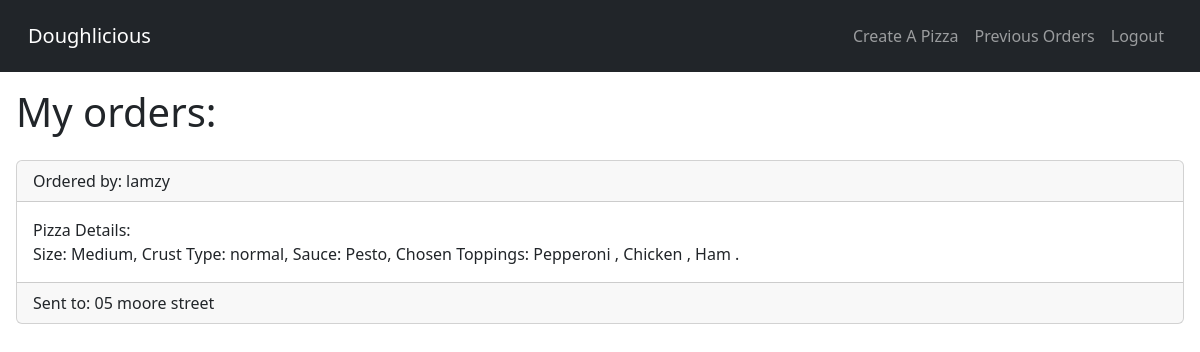
Page /previousOrders/ (signed in) on the committed database.
### DoughliciousApp/models.py (models this page shows, shortened)
class order(models.Model):
    user = models.ForeignKey("DoughliciousApp.User", on_delete=models.CASCADE)
    deliveryDetails =  models.ForeignKey("DoughliciousApp.deliveryDetails", on_delete=models.CASCADE)
    pizza = models.ForeignKey("DoughliciousApp.Pizza", on_delete=models.CASCADE)
    orderDate = models.DateField(auto_now_add=True)

class deliveryDetails(models.Model):
    detailsId = models.AutoField(primary_key=True)
    name = models.CharField(default=(""), max_length=50, validators=[validate_names])
    address = models.CharField(default=(""), max_length=100)
    cardNum = models.CharField( default = '', max_length=20, validators=[validate_cardNum])
    cvv = models.CharField(default='', max_length=3, validators=[validate_cvv])
    expDate = models.DateField(default=(""), auto_now=False, auto_now_add=False, validators=[validate_date_format])

class Pizza(models.Model):
   pizzaId =  models.AutoField(primary_key=True)
   CRUST_CHOICES = [
        ('thin', 'Thin Crust'),
        ('normal', 'Normal'),
        ('thick', 'Thick Crust'),
        ('stuffed', 'Stuffed Crust'),
        ('gluten free', 'Gluten Free'),]
   size =  models.ForeignKey("DoughliciousApp.Size", on_delete=models.CASCADE)
   sauce =  models.ForeignKey("DoughliciousApp.Sauce", on_delete=models.CASCADE)
   cheese =  models.ForeignKey("DoughliciousApp.Cheese", on_delete=models.CASCADE)
   crust = models.CharField(choices=CRUST_CHOICES, max_length=50)
   pepperoni = models.BooleanField(default=False)
   chicken = models.BooleanField(default=False)
   ham = models.BooleanField(default=False)
   pineapple = models.BooleanField(default=False)
   peppers = models.BooleanField(default=False)
   mushroom = models.BooleanField(default=False)
   onions = models.BooleanField(default=False)
   def __str__(self) -> str:
        toppings = [
        ('Pepperoni ' if self.pepperoni else ''),
        ('Chicken ' if self.chicken else ''),
        ('Ham ' if self.ham else ''),
        ('Pineapple ' if self.pineapple else ''),
        ('Peppers ' if self.peppers else ''),
        ('Mushrooms ' if self.mushroom else ''),
        ('Onions ' if self.onions else '')]
        chosen_toppings = [t for t in toppings if t]
        chosen_toppings = ', '.join(chosen_toppings)
        return ('Size: {},  Crust Type: {},  Sauce: {},  Chosen Toppings: {}. ').format(self.size, self.crust, self.sauce, chosen_toppings)

class Size(models.Model):
    name = models.CharField(default=(""), max_length=100)
    def __str__(self):
        return self.name

class Sauce(models.Model):
    name = models.CharField(default=(""), max_length=100)
    def __str__(self):
        return self.name

### DoughliciousApp/views.py (the view)
# urls.py: path('previousOrders/', views.previousOrders, name="previousOrders"),
@login_required
def previousOrders(request):
    orders = order.objects.filter(user=request.user)
    return render(request, 'previousOrders.html', {'orders':orders})

### DoughliciousApp/templates/previousOrders.html (shortened to what this page needs)
{% extends "base.html" %}
{% block links %}
    <li class="nav-item">
        <a class="nav-link" href="{% url "createPizza" %}"> Create A Pizza</a>
    </li>
    <li class="nav-item">
        <a class="nav-link" href="{% url "previousOrders" %}"> Previous Orders</a>
    </li>
{% endblock links %}
{% block content %}
    {% if orders%}
        <div class="container-fluid p-3 ">
            <h3 class="display-6">My orders:</h3>
            {% for order in orders %}
                <div class="card mt-4">
                    <div class="card-header"> Ordered by: {{ order.deliveryDetails.name }} </div>
                    <div class="card-body"><p class="card-text">Pizza Details:</p>{{ order.pizza }} </div>
                    <div class="card-footer d-flex justify-content-between"> <span class="d-none d-sm-block"> Sent to: {{ order.deliveryDetails.address }} </span> </div>
                </div>
            {% endfor %}
        </div>
    {% endif %}
{% endblock content %}

### rows in the picture
order: deliveryDetails.name "lamzy", pizza "Size: Medium, Crust Type: normal, Sauce: Pesto, Chosen Toppings: Pepperoni , Chicken , Ham .", deliveryDetails.address "05 moore street"
